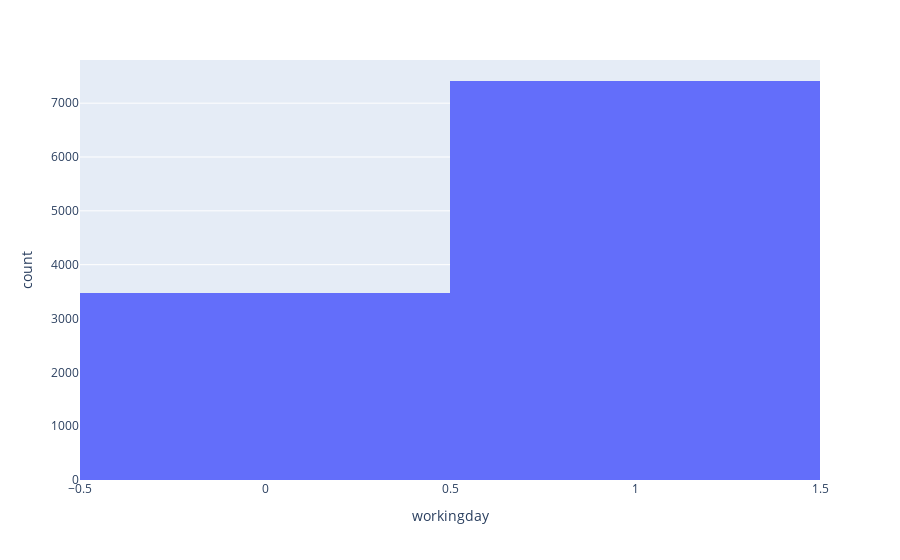

The cell this chart's notebook holds for it:
### Markdown cell above
### Punto 1 - Análisis descriptivo

Ejecute las celdas 1.1 y 1.2. A partir de los resultados realice un análisis descriptivo sobre las variables hour y workingday, escriba sus inferencias sobre los datos. Para complementar su análisis puede usar métricas como máximo, mínimo, percentiles entre otros.

### Code cell
# Celda 1.1
bikes.groupby('workingday').total.mean()
bikeswd=bikes['workingday']
bikeswd=bikeswd.to_frame(name='workingday')
bikeswd['workingday']=bikeswd['workingday'].astype(str)


print('-------- Estadísticas variabel workingday-----------')

print('--- Descripción---')
estadisticas1=bikeswd.describe(include = 'all')

print(estadisticas1)
print('--- Valores faltantes---')

print(type(bikeswd))

percent_missing = bikeswd.isna().sum() * 100 / len(bikeswd)
missing_value_df = pd.DataFrame({'#_faltantes': bikeswd.isna().sum(),
                                 '%_faltantes': percent_missing})

print(missing_value_df)

print('--- Histograma---')

fig = px.histogram(bikes, x=bikes['workingday'])
fig.show()

### Figure 1 — Plotly figure (JSON) as saved in the notebook; plotly's stock layout.template omitted (floating-point values rounded to 4 significant figures; data arrays with more than 128 entries replaced by an {"elided": "..."} marker saying what was removed)
{"data": [{"alignmentgroup": "True", "bingroup": "x", "hovertemplate": "workingday=%{x}<br>count=%{y}<extra></extra>", "legendgroup": "", "marker": {"color": "#636efa", "pattern": {"shape": ""}}, "name": "", "offsetgroup": "", "orientation": "v", "showlegend": false, "type": "histogram", "x": {"elided": "10886 int values"}, "xaxis": "x", "yaxis": "y"}], "layout": {"barmode": "relative", "legend": {"tracegroupgap": 0}, "margin": {"t": 60}, "xaxis": {"anchor": "y", "domain": [0, 1], "title": {"text": "workingday"}}, "yaxis": {"anchor": "x", "domain": [0, 1], "title": {"text": "count"}}}}
